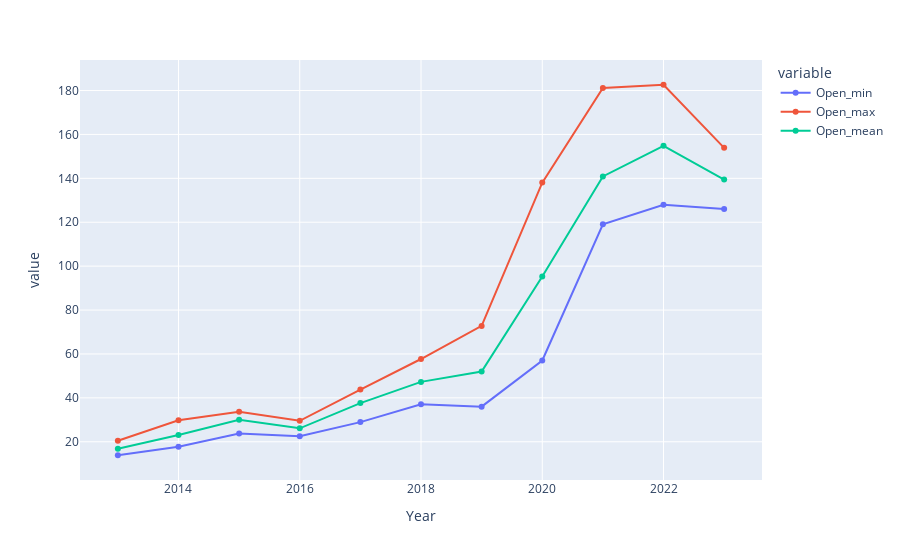
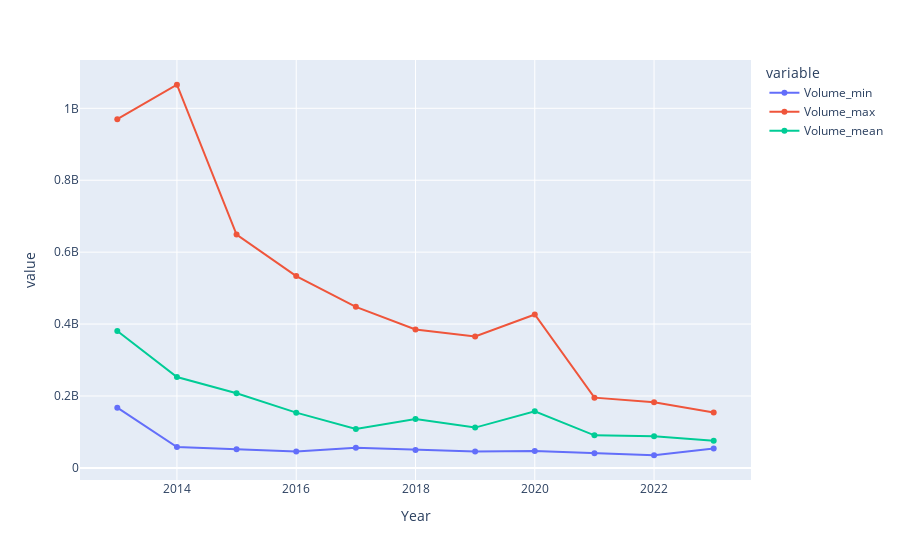

These figures' notebook cell, in order:
### Code cell
display_graph(result)

### Figure 1 — Plotly figure (JSON) as saved in the notebook; plotly's stock layout.template omitted (floating-point values rounded to 4 significant figures)
{"data": [{"hovertemplate": "variable=Open_min<br>Year=%{x}<br>value=%{y}<extra></extra>", "legendgroup": "Open_min", "line": {"color": "#636efa", "dash": "solid"}, "marker": {"symbol": "circle"}, "mode": "lines+markers", "name": "Open_min", "orientation": "v", "showlegend": true, "type": "scatter", "x": [2013, 2014, 2015, 2016, 2017, 2018, 2019, 2020, 2021, 2022, 2023], "xaxis": "x", "y": [13.86, 17.68, 23.72, 22.5, 28.95, 37.04, 35.99, 57.02, 119.0, 128.0, 126.0], "yaxis": "y"}, {"hovertemplate": "variable=Open_max<br>Year=%{x}<br>value=%{y}<extra></extra>", "legendgroup": "Open_max", "line": {"color": "#EF553B", "dash": "solid"}, "marker": {"symbol": "circle"}, "mode": "lines+markers", "name": "Open_max", "orientation": "v", "showlegend": true, "type": "scatter", "x": [2013, 2014, 2015, 2016, 2017, 2018, 2019, 2020, 2021, 2022, 2023], "xaxis": "x", "y": [20.45, 29.82, 33.62, 29.55, 43.78, 57.7, 72.78, 138.1, 181.1, 182.6, 153.9], "yaxis": "y"}, {"hovertemplate": "variable=Open_mean<br>Year=%{x}<br>value=%{y}<extra></extra>", "legendgroup": "Open_mean", "line": {"color": "#00cc96", "dash": "solid"}, "marker": {"symbol": "circle"}, "mode": "lines+markers", "name": "Open_mean", "orientation": "v", "showlegend": true, "type": "scatter", "x": [2013, 2014, 2015, 2016, 2017, 2018, 2019, 2020, 2021, 2022, 2023], "xaxis": "x", "y": [16.82, 23.05, 30.04, 26.13, 37.61, 47.28, 51.97, 95.27, 140.9, 154.8, 139.4], "yaxis": "y"}], "layout": {"legend": {"title": {"text": "variable"}, "tracegroupgap": 0}, "margin": {"t": 60}, "xaxis": {"anchor": "y", "domain": [0, 1], "title": {"text": "Year"}}, "yaxis": {"anchor": "x", "domain": [0, 1], "title": {"text": "value"}}}}

### Figure 2 — Plotly figure (JSON) as saved in the notebook; plotly's stock layout.template omitted (floating-point values rounded to 4 significant figures)
{"data": [{"hovertemplate": "variable=Volume_min<br>Year=%{x}<br>value=%{y}<extra></extra>", "legendgroup": "Volume_min", "line": {"color": "#636efa", "dash": "solid"}, "marker": {"symbol": "circle"}, "mode": "lines+markers", "name": "Volume_min", "orientation": "v", "showlegend": true, "type": "scatter", "x": [2013, 2014, 2015, 2016, 2017, 2018, 2019, 2020, 2021, 2022, 2023], "xaxis": "x", "y": [167554800, 57918400, 52185600, 45903600, 56106800, 50055600, 45448000, 46691300, 41000000, 35195900, 54105100], "yaxis": "y"}, {"hovertemplate": "variable=Volume_max<br>Year=%{x}<br>value=%{y}<extra></extra>", "legendgroup": "Volume_max", "line": {"color": "#EF553B", "dash": "solid"}, "marker": {"symbol": "circle"}, "mode": "lines+markers", "name": "Volume_max", "orientation": "v", "showlegend": true, "type": "scatter", "x": [2013, 2014, 2015, 2016, 2017, 2018, 2019, 2020, 2021, 2022, 2023], "xaxis": "x", "y": [969651200, 1065523200, 648825200, 533478800, 447940000, 384986800, 365248800, 426510000, 195432700, 182602000, 154279900], "yaxis": "y"}, {"hovertemplate": "variable=Volume_mean<br>Year=%{x}<br>value=%{y}<extra></extra>", "legendgroup": "Volume_mean", "line": {"color": "#00cc96", "dash": "solid"}, "marker": {"symbol": "circle"}, "mode": "lines+markers", "name": "Volume_mean", "orientation": "v", "showlegend": true, "type": "scatter", "x": [2013, 2014, 2015, 2016, 2017, 2018, 2019, 2020, 2021, 2022, 2023], "xaxis": "x", "y": [380621700, 252600000.0, 207400000.0, 153700000.0, 108500000.0, 136100000.0, 112100000.0, 157600000.0, 90520000.0, 87910000.0, 75860000.0], "yaxis": "y"}], "layout": {"legend": {"title": {"text": "variable"}, "tracegroupgap": 0}, "margin": {"t": 60}, "xaxis": {"anchor": "y", "domain": [0, 1], "title": {"text": "Year"}}, "yaxis": {"anchor": "x", "domain": [0, 1], "title": {"text": "value"}}}}
